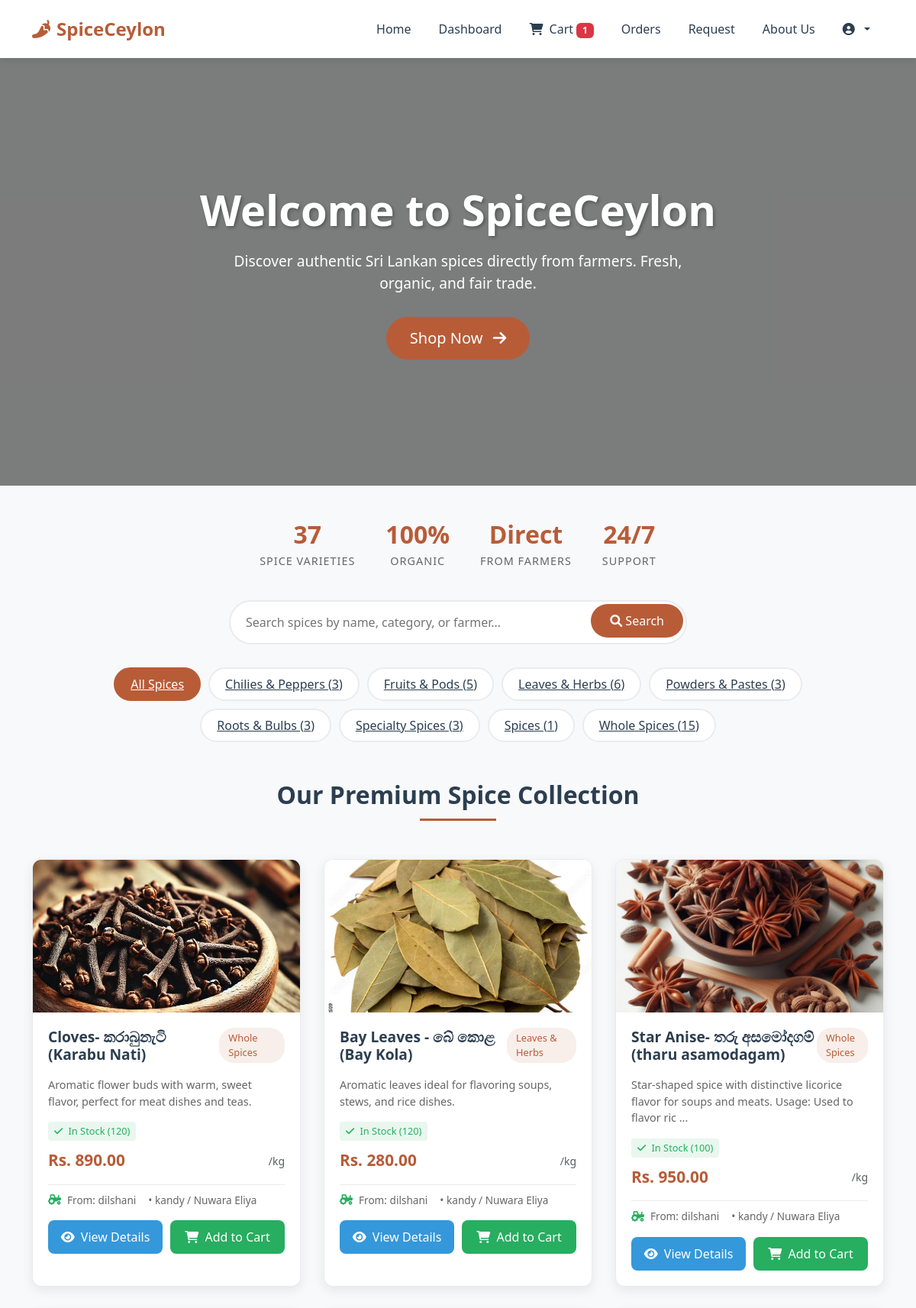
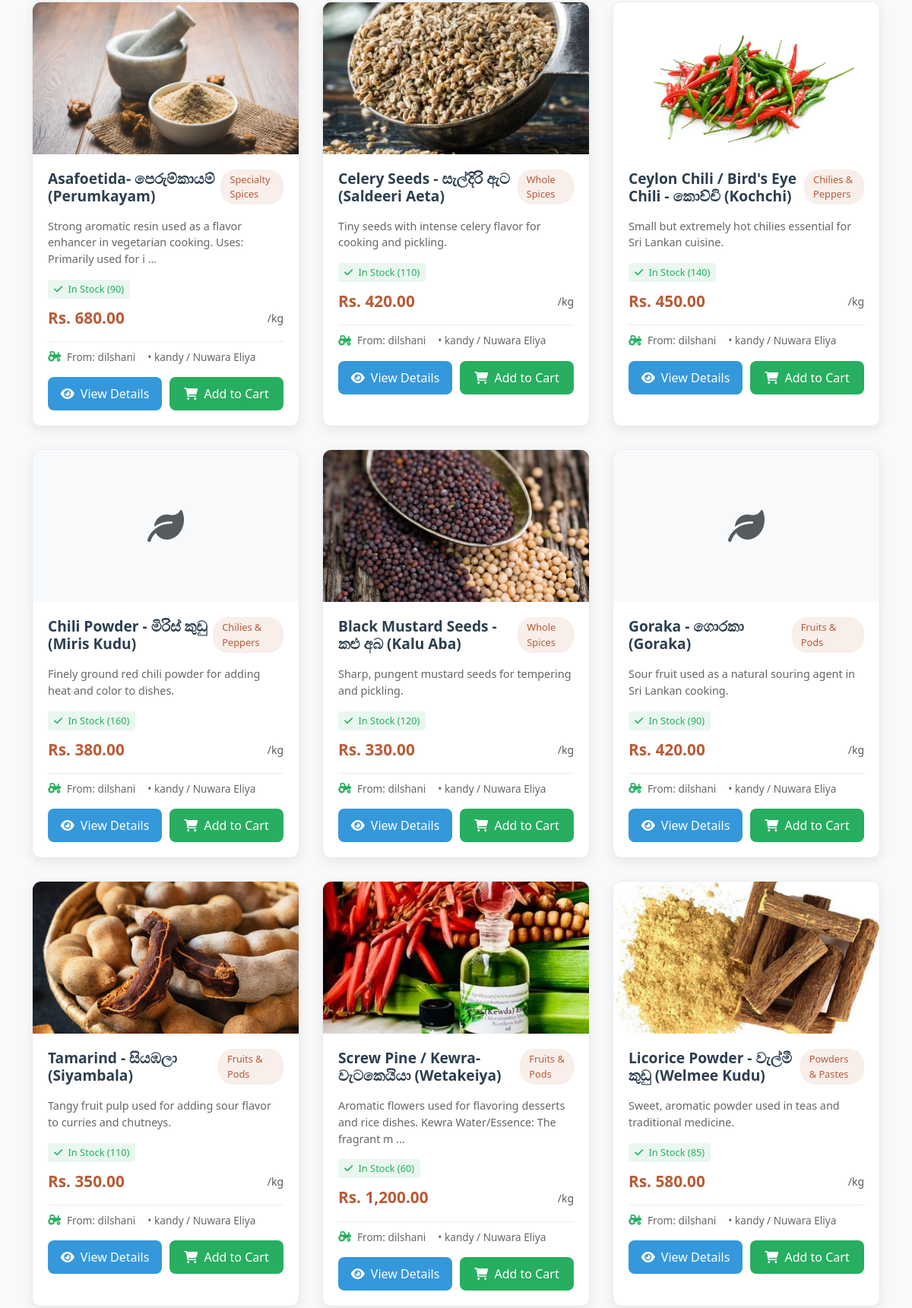
/customer/home.php (signed in, upper part), run on the app's committed database (2 pictures, top to bottom).
### tables this page shows
CREATE TABLE `products` (
  `product_id` int(11) NOT NULL,
  `farmer_id` int(11) DEFAULT NULL,
  `name` varchar(255) DEFAULT NULL,
  `description` text DEFAULT NULL,
  `category` varchar(100) DEFAULT 'Spices',
  `price` decimal(10,2) DEFAULT NULL,
  `stock` int(11) DEFAULT NULL,
  `image` varchar(255) DEFAULT NULL,
  `status` enum('Pending','Approved','Rejected') DEFAULT 'Pending',
  `created_at` timestamp NOT NULL DEFAULT current_timestamp(),
  `admin_approved` enum('pending','approved','rejected') NOT NULL DEFAULT 'pending',
  `approved_by` int(11) DEFAULT NULL,
  `approved_at` datetime DEFAULT NULL,
  `rejection_reason` text DEFAULT NULL
);

CREATE TABLE `users` (
  `user_id` int(11) NOT NULL,
  `name` varchar(255) DEFAULT NULL,
  `email` varchar(255) DEFAULT NULL,
  `password` varchar(255) DEFAULT NULL,
  `phone` varchar(20) DEFAULT NULL,
  `address` varchar(255) DEFAULT NULL,
  `role` enum('customer','farmer') DEFAULT NULL,
  `farm_location` varchar(255) DEFAULT NULL,
  `profile_image` varchar(255) DEFAULT 'default-avatar.jpg',
  `is_registered` tinyint(1) DEFAULT 1,
  `created_at` timestamp NOT NULL DEFAULT current_timestamp(),
  `status` enum('pending','approved','active','inactive','suspended','rejected') NOT NULL DEFAULT 'pending' COMMENT 'User account status: pending=waiting approval, approved=approved but not active yet',
  `email_notifications` tinyint(1) DEFAULT 1,
  `push_notifications` tinyint(1) DEFAULT 1,
  `last_notification_check` timestamp NULL DEFAULT NULL
);

### customer/home.php (the view, shortened to what this page needs)
<?php
include "../config/db.php";
$search = isset($_GET['search']) ? $conn->real_escape_string($_GET['search']) : '';
$category_filter = isset($_GET['category']) ? $conn->real_escape_string($_GET['category']) : 'all';
$query = "SELECT p.*, u.name as farmer_name, u.farm_location
          FROM products p
          JOIN users u ON p.farmer_id = u.user_id
          WHERE p.admin_approved = 'approved'
          AND p.status = 'Approved'";
$query .= " ORDER BY p.created_at DESC";
$products_result = $conn->query($query);
$categories_query = $conn->query("SELECT DISTINCT category FROM products WHERE category IS NOT NULL AND category != '' AND admin_approved = 'approved' ORDER BY category");
$categories = [];
while($cat = $categories_query->fetch_assoc()) {
    $categories[] = $cat['category'];
}
$category_counts = [];
foreach($categories as $category) {
    $count_query = $conn->query("SELECT COUNT(*) as count FROM products WHERE category = '$category' AND admin_approved = 'approved'");
    $category_counts[$category] = $count_query->fetch_assoc()['count'];
}
$cart_count = 0;
if (isset($_SESSION['user_id'])) {
    $cart_query = $conn->query("SELECT COUNT(*) as count FROM cart WHERE customer_id = '{$_SESSION['user_id']}'");
    $cart_count = $cart_query->fetch_assoc()['count'];
}
?>
<!DOCTYPE html>
<html lang="en">
<head>
    <link href="https://cdn.jsdelivr.net/npm/bootstrap@5.3.0/dist/css/bootstrap.min.css" rel="stylesheet">
    <link rel="stylesheet" href="https://cdnjs.cloudflare.com/ajax/libs/font-awesome/6.0.0/css/all.min.css">
</head>
<body>
    <nav class="navbar navbar-expand-lg">
        <div class="container">
            <a class="navbar-brand" href="home.php">
                <i class="fas fa-pepper-hot me-2"></i>SpiceCeylon
            </a>
            <div class="collapse navbar-collapse" id="navbarNav">
                <ul class="navbar-nav ms-auto">
                    <li class="nav-item"><a class="nav-link active" href="home.php">Home</a></li>
                    <li class="nav-item"><a class="nav-link" href="dashboard.php">Dashboard</a></li>
                    <li class="nav-item">
                        <a class="nav-link" href="cart.php">
                            <i class="fas fa-shopping-cart me-1"></i> Cart
                            <?php if($cart_count > 0): ?>
                                <span class="badge bg-danger"><?php echo $cart_count; ?></span>
                            <?php endif; ?>
                        </a>
                    </li>
                    <li class="nav-item"><a class="nav-link" href="orders.php">Orders</a></li>
                    <li class="nav-item"><a class="nav-link" href="request.php">Request</a></li>
                    <li class="nav-item"><a class="nav-link" href="about.php">About Us</a></li>
                    <li class="nav-item dropdown">
                        <a class="nav-link dropdown-toggle" href="#" id="profileDropdown" role="button" data-bs-toggle="dropdown">
                            <i class="fas fa-user-circle me-1"></i>
                        </a>
                    </li>
                </ul>
            </div>
        </div>
    </nav>
    <div class="video-banner">
        <video autoplay muted loop class="banner-video">
            <source src="../assets/videos/landing-video.mp4" type="video/mp4">
        </video>
        <div class="video-overlay">
            <h1>Welcome to SpiceCeylon</h1>
            <p>Discover authentic Sri Lankan spices directly from farmers. Fresh, organic, and fair trade.</p>
            <a href="#products" class="btn btn-lg" style="background: var(--spice-red); color: white; padding: 12px 30px; border-radius: 30px; text-decoration: none;">
                Shop Now <i class="fas fa-arrow-right ms-2"></i>
            </a>
        </div>
    </div>
    <div class="hero-stats">
        <div class="stat-item">
            <div class="stat-value"><?php echo $products_result->num_rows; ?></div>
            <div class="stat-label">Spice Varieties</div>
        </div>
        <div class="stat-item">
            <div class="stat-value">100%</div>
            <div class="stat-label">Organic</div>
        </div>
        <div class="stat-item">
            <div class="stat-value">Direct</div>
            <div class="stat-label">From Farmers</div>
        </div>
        <div class="stat-item">
            <div class="stat-value">24/7</div>
            <div class="stat-label">Support</div>
        </div>
    </div>
    <div class="container">
        <div class="search-bar">
            <form method="GET" action="home.php">
                <input type="text" name="search" placeholder="Search spices by name, category, or farmer..."
                       value="<?php echo htmlspecialchars($search); ?>">
                <button type="submit"><i class="fas fa-search"></i> Search</button>
            </form>
        </div>
    </div>
    <?php if(count($categories) > 0): ?>
    <div class="container">
        <div class="category-filter">
            <a href="home.php" class="category-btn <?php echo $category_filter == 'all' ? 'active' : ''; ?>">All Spices</a>
            <?php foreach($categories as $category): ?>
                <a href="home.php?category=<?php echo urlencode($category); ?>"
                   class="category-btn <?php echo $category_filter == $category ? 'active' : ''; ?>">
                    <?php echo htmlspecialchars($category); ?> (<?php echo $category_counts[$category]; ?>)
                </a>
            <?php endforeach; ?>
        </div>
    </div>
    <?php endif; ?>
    <div class="container" id="products">
        <h2 class="section-title">Our Premium Spice Collection</h2>
        <?php if($products_result->num_rows > 0): ?>
            <div class="products-grid">
                <?php while($product = $products_result->fetch_assoc()):
                    $image_path = '';
                    if ($product['image']) {
                        $image_name = basename($product['image']);
                        $locations = [
                            '../assets/images/' . $image_name,
                            '../' . $product['image'],
                            '../uploads/products/' . $image_name,
                            $product['image']
                        ];
                        foreach ($locations as $location) {
                            if (file_exists($location)) {
                                $image_path = $location;
                                break;
                            }
                        }
                    }
                    $stock_class = 'stock-in';
                    $stock_text = 'In Stock';
                ?>
                <div class="product-card">
                    <?php if($image_path): ?>
                        <img src="<?php echo $image_path; ?>" alt="<?php echo htmlspecialchars($product['name']); ?>" class="product-image">
                    <?php else: ?>
                        <div style="height: 200px; background: #f8f9fa; display: flex; align-items: center; justify-content: center;">
                            <i class="fas fa-leaf fa-3x text-muted"></i>
                        </div>
                    <?php endif; ?>
                    <div class="product-info">
                        <div class="d-flex justify-content-between align-items-start mb-2">
                            <h3 class="product-title"><?php echo htmlspecialchars($product['name']); ?></h3>
                            <span class="product-category"><?php echo htmlspecialchars($product['category']); ?></span>
                        </div>
                        <p class="product-description">
                            <?php echo substr(htmlspecialchars($product['description']), 0, 100); ?>
                            <?php if(strlen($product['description']) > 100): ?>...<?php endif; ?>
                        </p>
                        <div class="<?php echo $stock_class; ?> stock-info">
                            <i class="fas fa-<?php echo $stock_class == 'stock-out' ? 'times' : ($stock_class == 'stock-low' ? 'exclamation-triangle' : 'check'); ?> me-1"></i>
                            <?php echo $stock_text; ?> (<?php echo $product['stock']; ?>)
                        </div>
                        <div class="product-meta">
                            <div class="product-price">Rs. <?php echo number_format($product['price'], 2); ?></div>
                            <small class="text-muted">/kg</small>
                        </div>
                        <div class="farmer-info">
                            <i class="fas fa-tractor"></i>
                            <span>From: <?php echo htmlspecialchars($product['farmer_name']); ?></span>
                            <?php if($product['farm_location']): ?>
                                <span class="ms-2">• <?php echo htmlspecialchars($product['farm_location']); ?></span>
                            <?php endif; ?>
                        </div>
                        <div class="product-actions mt-3">
                            <a href="product_detail.php?id=<?php echo $product['product_id']; ?>" class="btn-view">
                                <i class="fas fa-eye me-1"></i> View Details
                            </a>
                            <?php if($product['stock'] > 0): ?>
                                <button class="btn-cart" onclick="addToCart(<?php echo $product['product_id']; ?>, '<?php echo htmlspecialchars($product['name']); ?>')">
                                    <i class="fas fa-shopping-cart me-1"></i> Add to Cart
                                </button>
                            <?php else: ?>
                                <button class="btn-cart" style="background: #95a5a6;" disabled>
                                    <i class="fas fa-times me-1"></i> Out of Stock
                                </button>
                            <?php endif; ?>
                        </div>
                    </div>
                </div>
                <?php endwhile; ?>
            </div>
        <?php endif; ?>
    </div>
</body>
</html>

### customer/home.php (style rules this page uses)
:root { --spice-red: #b85c38; --spice-dark: #2c3e50; --spice-green: #27ae60; --spice-gold: #f39c12; --spice-blue: #3498db; }
body { font-family: 'Segoe UI', Tahoma, Geneva, Verdana, sans-serif; background: #f8f9fa; color: #333; }
.navbar { background: white; box-shadow: 0 2px 10px rgba(0,0,0,0.1); padding: 15px 0; }
.navbar-brand { font-weight: 700; color: var(--spice-red) !important; font-size: 1.5rem; }
.nav-link { color: var(--spice-dark) !important; font-weight: 500; margin: 0 10px; }
.video-banner { position: relative; height: 70vh; overflow: hidden; margin-bottom: 40px; }
.banner-video { width: 100%; height: 100%; object-fit: cover; }
.video-overlay { position: absolute; top: 0; left: 0; width: 100%; height: 100%; background: rgba(0,0,0,0.5); display: flex; flex-direction: column; justify-content: center; align-items: center; color: white; text-align: center; padding: 20px; }
.video-overlay h1 { font-size: 3.5rem; font-weight: 700; margin-bottom: 20px; text-shadow: 2px 2px 4px rgba(0,0,0,0.3); }
.video-overlay p { font-size: 1.2rem; max-width: 600px; margin-bottom: 30px; }
.section-title { text-align: center; margin: 50px 0 30px; color: var(--spice-dark); font-weight: 700; position: relative; padding-bottom: 15px; }
.section-title:after { content: ''; position: absolute; bottom: 0; left: 50%; transform: translateX(-50%); width: 100px; height: 3px; background: var(--spice-red); }
.products-grid { display: grid; grid-template-columns: repeat(auto-fill, minmax(280px, 1fr)); gap: 30px; padding: 20px 0; }
.product-card { background: white; border-radius: 12px; overflow: hidden; box-shadow: 0 5px 15px rgba(0,0,0,0.08); transition: all 0.3s ease; border: 1px solid #e9ecef; }
.product-image { width: 100%; height: 200px; object-fit: cover; }
.product-info { padding: 20px; }
.product-title { font-size: 1.2rem; font-weight: 600; margin-bottom: 10px; color: var(--spice-dark); }
.product-description { color: #666; font-size: 0.9rem; margin-bottom: 15px; line-height: 1.5; display: -webkit-box; -webkit-line-clamp: 3; -webkit-box-orient: vertical; overflow: hidden; }
.product-meta { display: flex; justify-content: space-between; align-items: center; margin-bottom: 15px; }
.product-price { font-size: 1.3rem; font-weight: 700; color: var(--spice-red); }
.product-category { background: rgba(184, 92, 56, 0.1); color: var(--spice-red); padding: 4px 12px; border-radius: 20px; font-size: 0.8rem; font-weight: 500; }
.product-actions { display: flex; gap: 10px; }
.btn-view { flex: 1; background: var(--spice-blue); color: white; border: none; padding: 10px; border-radius: 8px; font-weight: 500; transition: all 0.3s ease; text-decoration: none; text-align: center; }
.btn-cart { flex: 1; background: var(--spice-green); color: white; border: none; padding: 10px; border-radius: 8px; font-weight: 500; transition: all 0.3s ease; cursor: pointer; }
.category-filter { display: flex; justify-content: center; flex-wrap: wrap; gap: 10px; margin: 30px 0; padding: 0 20px; }
.category-btn { padding: 8px 20px; background: white; border: 2px solid #e9ecef; border-radius: 25px; color: var(--spice-dark); font-weight: 500; cursor: pointer; transition: all 0.3s ease; }
.category-btn:hover, .category-btn.active { background: var(--spice-red); border-color: var(--spice-red); color: white; }
.farmer-info { display: flex; align-items: center; gap: 8px; font-size: 0.85rem; color: #666; margin-top: 10px; padding-top: 10px; border-top: 1px solid #e9ecef; }
.farmer-info i { color: var(--spice-green); }
.stock-info { display: inline-block; padding: 3px 8px; border-radius: 4px; font-size: 0.8rem; font-weight: 500; margin-bottom: 10px; }
.stock-in { background: rgba(39, 174, 96, 0.1); color: var(--spice-green); }
.search-bar { max-width: 600px; margin: 30px auto; position: relative; }
.search-bar input { width: 100%; padding: 15px 20px; padding-right: 60px; border: 2px solid #e9ecef; border-radius: 30px; font-size: 1rem; transition: all 0.3s ease; }
.search-bar button { position: absolute; right: 5px; top: 5px; background: var(--spice-red); color: white; border: none; padding: 10px 25px; border-radius: 25px; cursor: pointer; transition: all 0.3s ease; }
.hero-stats { display: flex; justify-content: center; gap: 40px; margin: 40px 0; flex-wrap: wrap; }
.stat-item { text-align: center; }
.stat-value { font-size: 2rem; font-weight: 700; color: var(--spice-red); }
.stat-label { font-size: 0.9rem; color: #666; text-transform: uppercase; letter-spacing: 1px; }

### data on the page
products: image (picture), name "Cloves- කරාබුනැටි (Karabu Nati)", category "Whole Spices", description "Aromatic flower buds with warm, sweet flavor, perfect for meat dishes and teas.", stock_text "In Stock", stock "120", price "890.00", farmer.name "dilshani", farmer.farm_location "kandy / Nuwara Eliya"
products: image (picture), name "Bay Leaves - බේ කොළ (Bay Kola)", category "Leaves & Herbs", description "Aromatic leaves ideal for flavoring soups, stews, and rice dishes.", stock_text "In Stock", stock "120", price "280.00", farmer.name "dilshani", farmer.farm_location "kandy / Nuwara Eliya"
products: image (picture), name "Star Anise- තරු අසමෝදගම් (tharu asamodagam)", category "Whole Spices", description "Star-shaped spice with distinctive licorice flavor for soups and meats. Usage: Used to flavor ric", stock_text "In Stock", stock "100", price "950.00", farmer.name "dilshani", farmer.farm_location "kandy / Nuwara Eliya"
products: image (picture), name "Asafoetida- පෙරුම්කායම් (Perumkayam)", category "Specialty Spices", description "Strong aromatic resin used as a flavor enhancer in vegetarian cooking. Uses: Primarily used for i", stock_text "In Stock", stock "90", price "680.00", farmer.name "dilshani", farmer.farm_location "kandy / Nuwara Eliya"
products: image (picture), name "Celery Seeds - සැල්දිරි ඇට (Saldeeri Aeta)", category "Whole Spices", description "Tiny seeds with intense celery flavor for cooking and pickling.", stock_text "In Stock", stock "110", price "420.00", farmer.name "dilshani", farmer.farm_location "kandy / Nuwara Eliya"
products: image (picture), name "Ceylon Chili / Bird's Eye Chili - කොච්චි (Kochchi)", category "Chilies & Peppers", description "Small but extremely hot chilies essential for Sri Lankan cuisine.", stock_text "In Stock", stock "140", price "450.00", farmer.name "dilshani", farmer.farm_location "kandy / Nuwara Eliya"
products: name "Chili Powder - මිරිස් කුඩු (Miris Kudu)", category "Chilies & Peppers", description "Finely ground red chili powder for adding heat and color to dishes.", stock_text "In Stock", stock "160", price "380.00", farmer.name "dilshani", farmer.farm_location "kandy / Nuwara Eliya"
products: image (picture), name "Black Mustard Seeds - කළු අබ (Kalu Aba)", category "Whole Spices", description "Sharp, pungent mustard seeds for tempering and pickling.", stock_text "In Stock", stock "120", price "330.00", farmer.name "dilshani", farmer.farm_location "kandy / Nuwara Eliya"
products: name "Goraka - ගොරකා (Goraka)", category "Fruits & Pods", description "Sour fruit used as a natural souring agent in Sri Lankan cooking.", stock_text "In Stock", stock "90", price "420.00", farmer.name "dilshani", farmer.farm_location "kandy / Nuwara Eliya"
products: image (picture), name "Tamarind - සියඹලා (Siyambala)", category "Fruits & Pods", description "Tangy fruit pulp used for adding sour flavor to curries and chutneys.", stock_text "In Stock", stock "110", price "350.00", farmer.name "dilshani", farmer.farm_location "kandy / Nuwara Eliya"
products: image (picture), name "Screw Pine / Kewra- වැටකෙයියා (Wetakeiya)", category "Fruits & Pods", description "Aromatic flowers used for flavoring desserts and rice dishes. Kewra Water/Essence: The fragrant m", stock_text "In Stock", stock "60", price "1,200.00", farmer.name "dilshani", farmer.farm_location "kandy / Nuwara Eliya"
products: image (picture), name "Licorice Powder - වැල්මී කුඩු (Welmee Kudu)", category "Powders & Pastes", description "Sweet, aromatic powder used in teas and traditional medicine.", stock_text "In Stock", stock "85", price "580.00", farmer.name "dilshani", farmer.farm_location "kandy / Nuwara Eliya"

### other printed values
$cart_count "1"
$products_result->num_rows "37"
$category "Chilies & Peppers"
$category_counts[$category] "3"
$category "Fruits & Pods"
$category_counts[$category] "5"
$category "Leaves & Herbs"
$category_counts[$category] "6"
$category "Powders & Pastes"
$category "Roots & Bulbs"
$category "Specialty Spices"
$category "Spices"
$category_counts[$category] "1"
$category "Whole Spices"
$category_counts[$category] "15"
